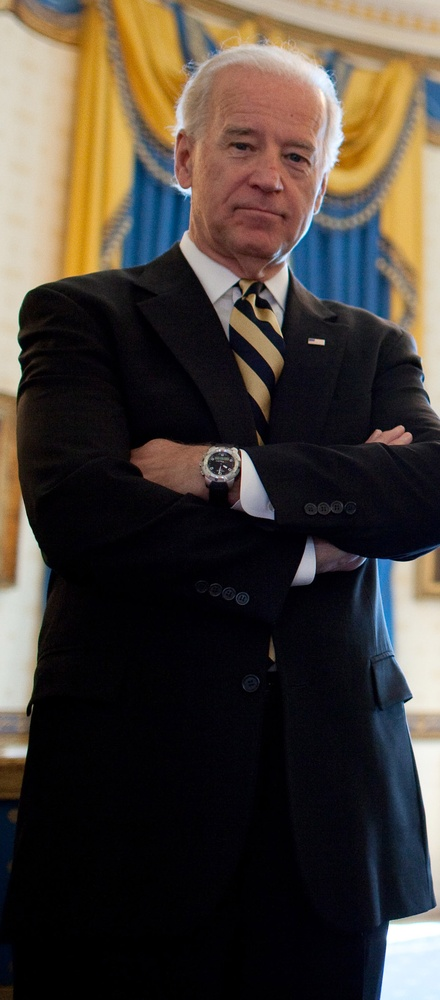
#> input picture Source Code/biden.jpg, 440 x 1000 px, shrunk from 970 x 2204 before the run
$ python histequilized.py --image biden.jpg
#> lines starting #> are read from the running program, lines starting #| are printed output that depends on the picture
import numpy as np
import argparse
import cv2

# fetching the arguments and save in dictionary
ap = argparse.ArgumentParser()
ap.add_argument("-i", "--image", required = True, help = "Enter path to the image")
args = vars(ap.parse_args())

# loading and converting the image into numpy array
image = cv2.imread(args["image"])
#> image is the input picture: shape (1000, 440, 3); mean B, G, R 55.5, 62.7, 70.8


# BGR to GRAY
gray = cv2.cvtColor(image, cv2.COLOR_BGR2GRAY)
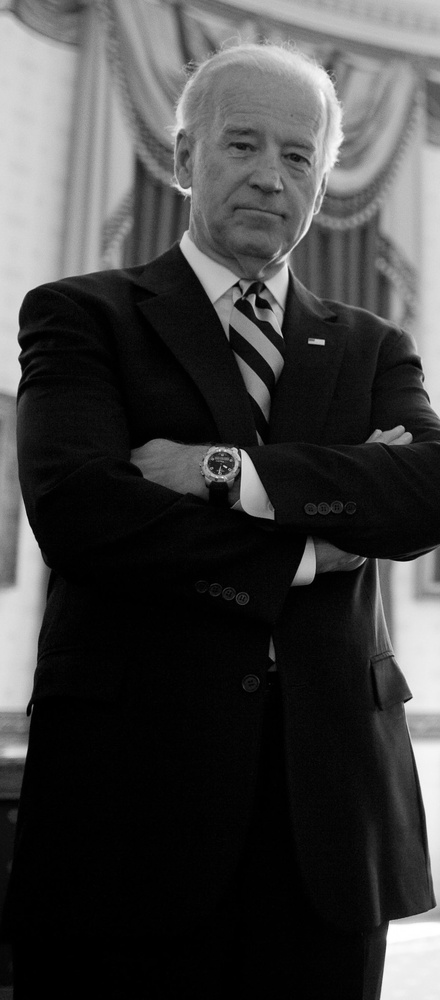
#> gray: shape (1000, 440); min 0, max 255, mean 64.3

eq = cv2.equalizeHist(gray)
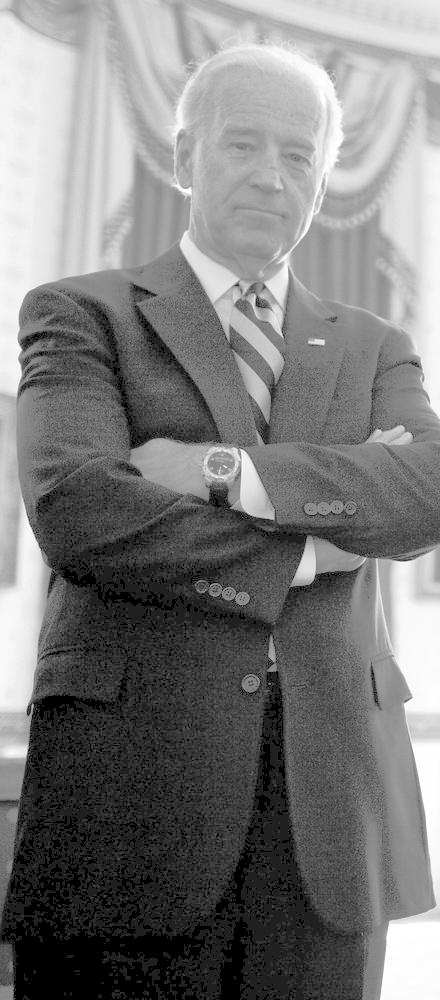
#> eq: shape (1000, 440); min 0, max 255, mean 123.3
cv2.imshow("Normal and Equilized",np.hstack([gray, eq]))
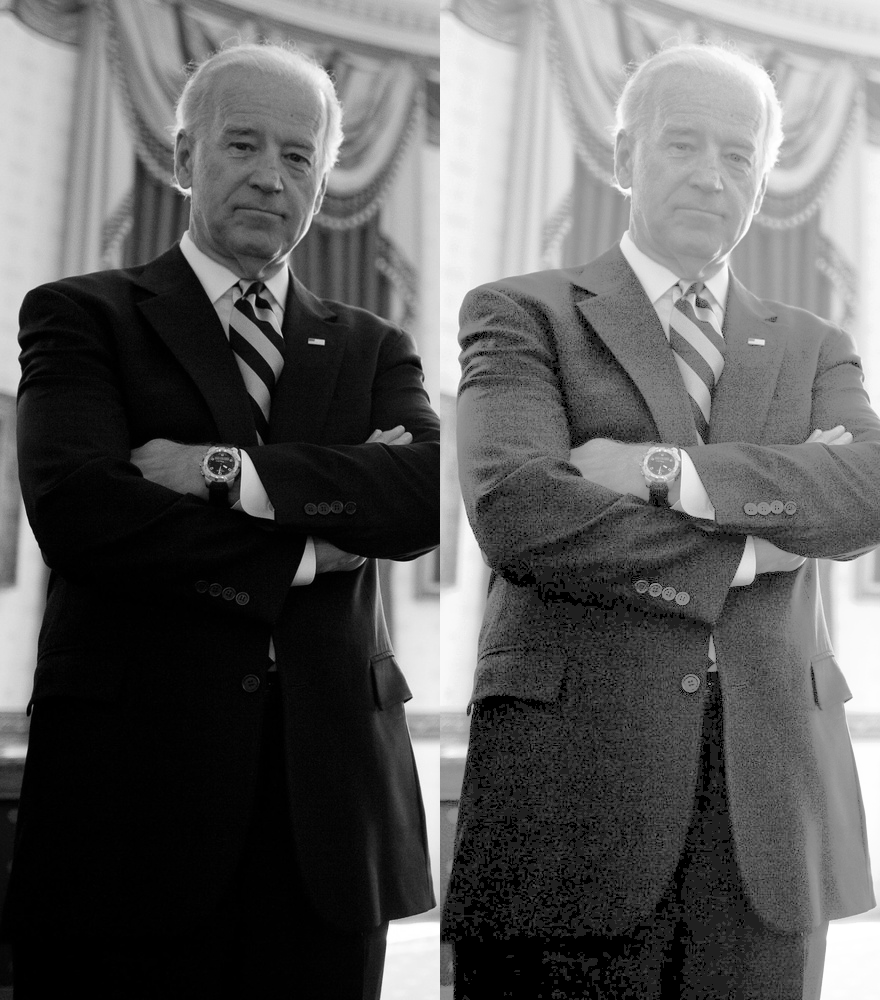
#> window 'Normal and Equilized': shape (1000, 880); min 0, max 255, mean 93.8
cv2.waitKey(0)

$ run again, on Source Code/obama.jpg
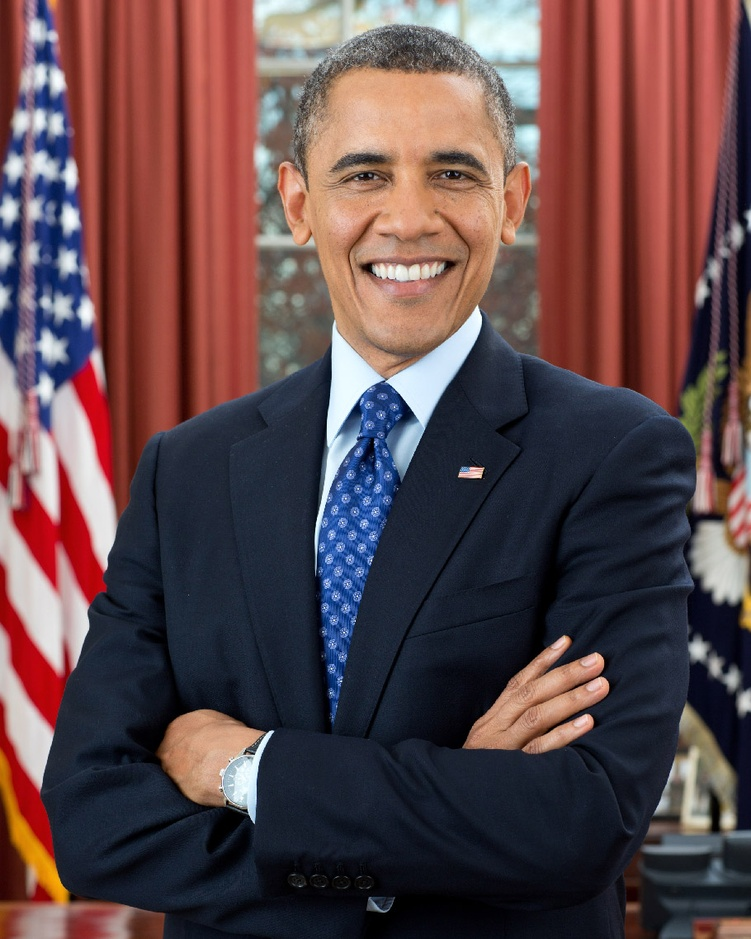
#> input picture Source Code/obama.jpg, 751 x 939 px, shrunk from 910 x 1137 before the run
#> image is the input picture: shape (939, 751, 3); mean B, G, R 74.7, 71.7, 95
#> `eq = cv2.equalizeHist(gray)`:
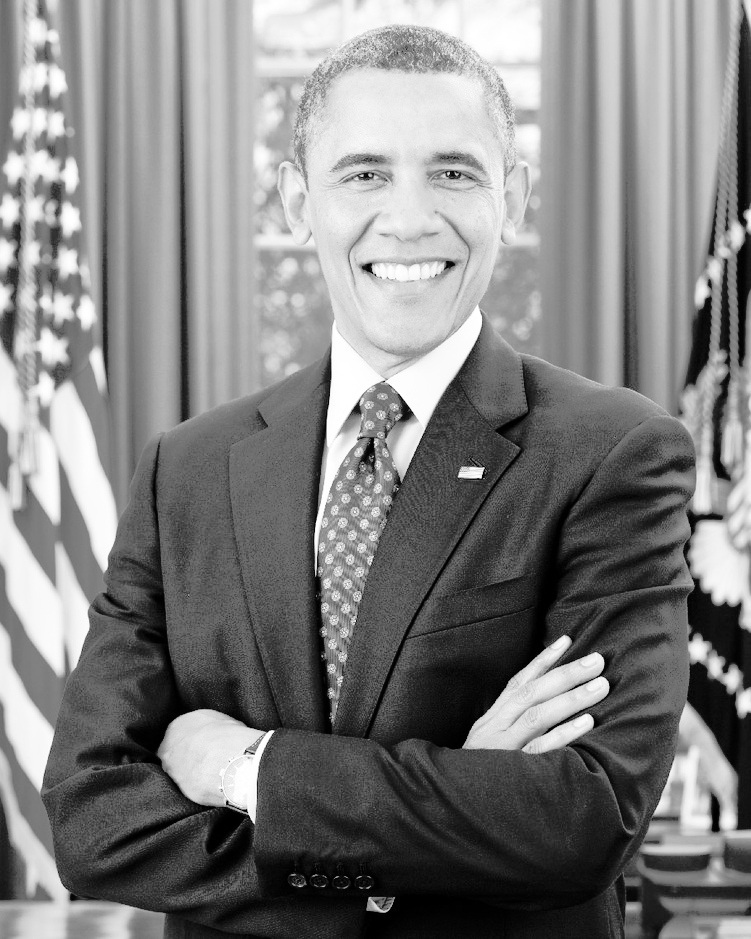
#> eq: shape (939, 751); min 0, max 255, mean 128
#> `cv2.imshow("Normal and Equilized",np.hstack([gray, eq]))`:
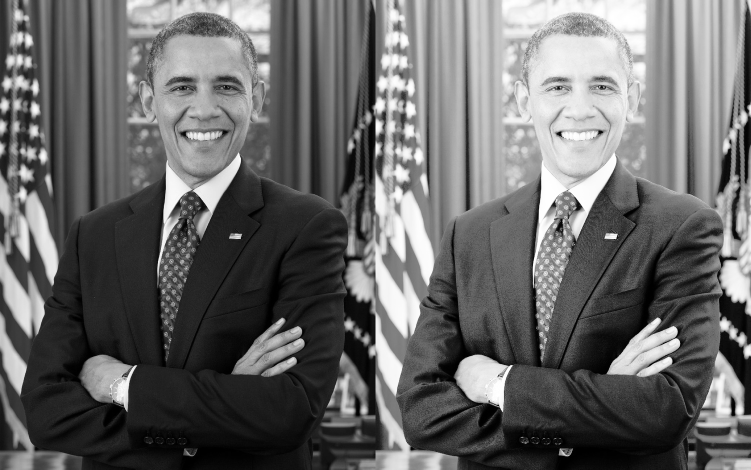
#> window 'Normal and Equilized': shape (939, 1502) (shown at 1/2 size); min 0, max 255, mean 103.5

$ run again, on Source Code/presidents.jpg
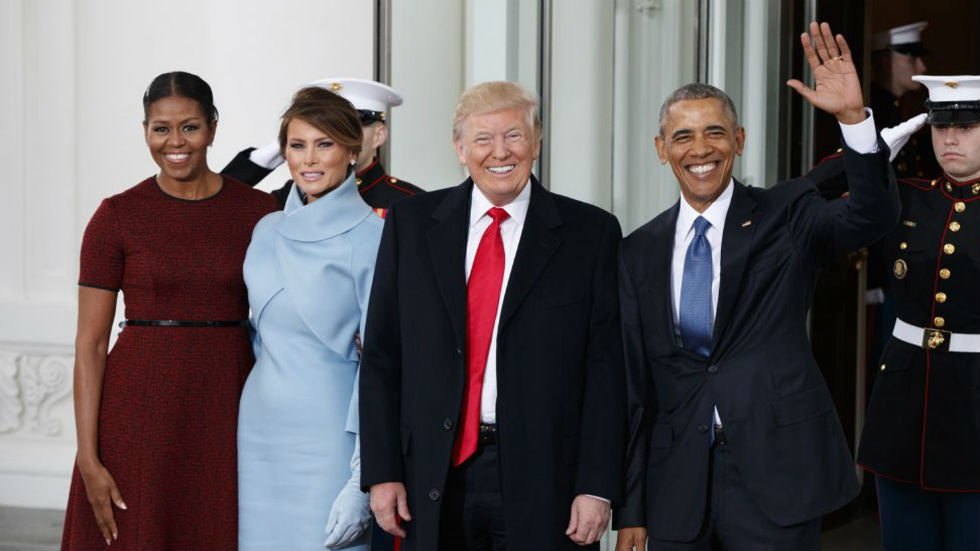
#> input picture Source Code/presidents.jpg, 980 x 551 px
#> image is the input picture: shape (551, 980, 3); mean B, G, R 93.3, 90.8, 96.3
#> `eq = cv2.equalizeHist(gray)`:
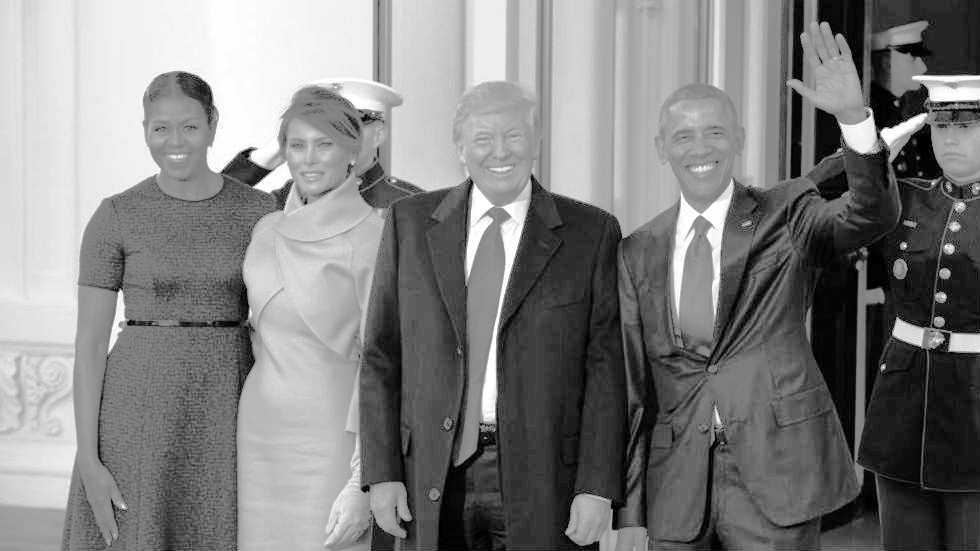
#> eq: shape (551, 980); min 0, max 255, mean 128.7
#> `cv2.imshow("Normal and Equilized",np.hstack([gray, eq]))`:
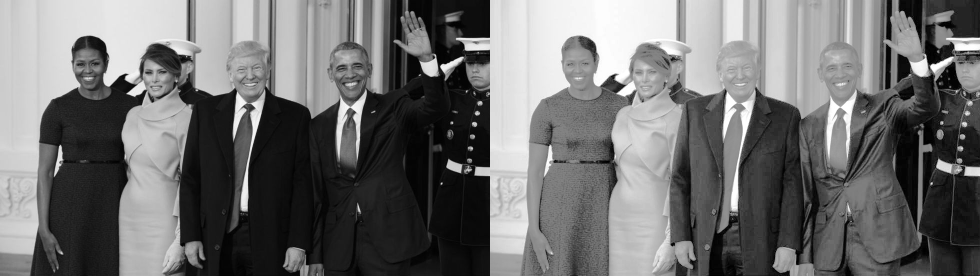
#> window 'Normal and Equilized': shape (551, 1960) (shown at 1/2 size); min 0, max 255, mean 110.7
